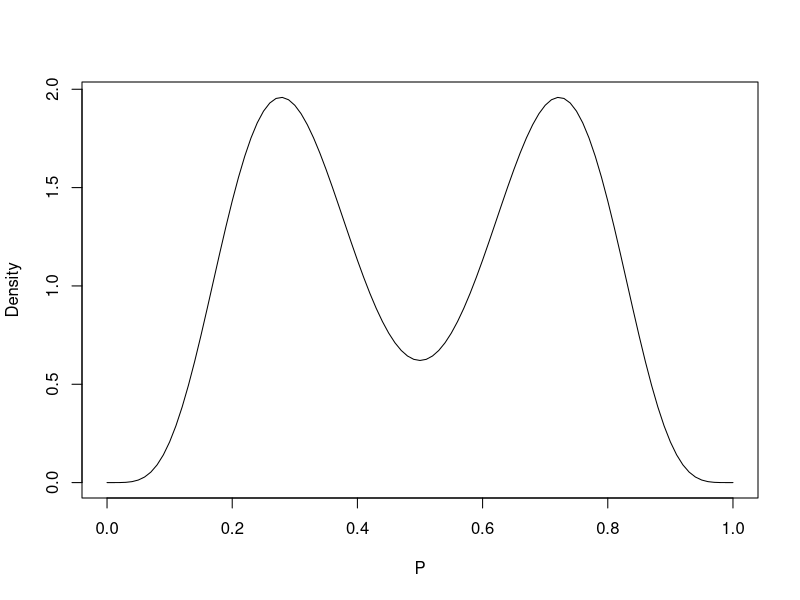
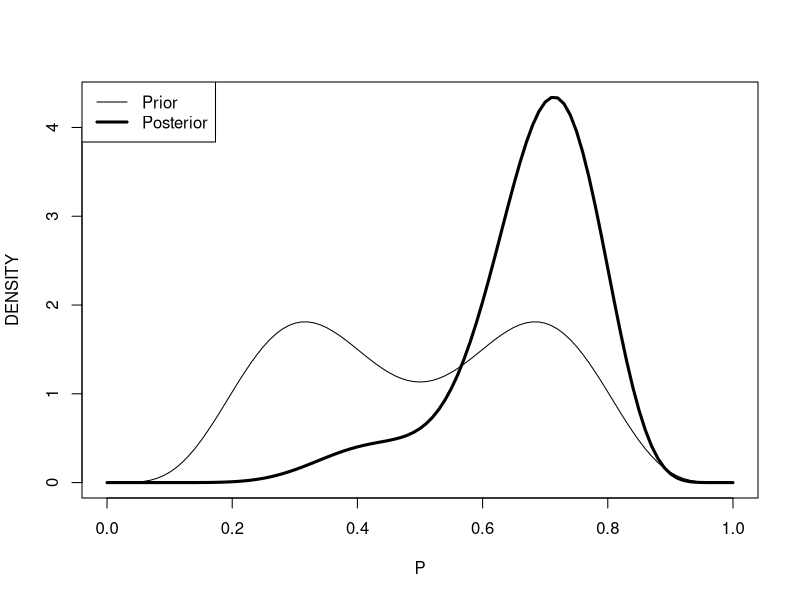

Recreate these plots in R, in order.
#######################################################
# Section 3.5 Mixtures of Conjugate Priors
#######################################################

library(LearnBayes)

curve(.5*dbeta(x, 6, 14) + .5*dbeta(x, 14, 6), from=0, to=1,
  xlab="P", ylab="Density")

S=readline(prompt="Type  <Return>   to continue : ")

probs=c(.5,.5)
beta.par1=c(6, 14)
beta.par2=c(14, 6)
betapar=rbind(beta.par1, beta.par2)
data=c(7,3)
post=binomial.beta.mix(probs,betapar,data)
post

windows()
curve(post$probs[1]*dbeta(x,13,17)+post$probs[2]*dbeta(x,21,9),
  from=0, to=1, lwd=3, xlab="P", ylab="DENSITY")
curve(.5*dbeta(x,6,12)+.5*dbeta(x,12,6),0,1,add=TRUE)
legend("topleft",legend=c("Prior","Posterior"),lwd=c(1,3))
